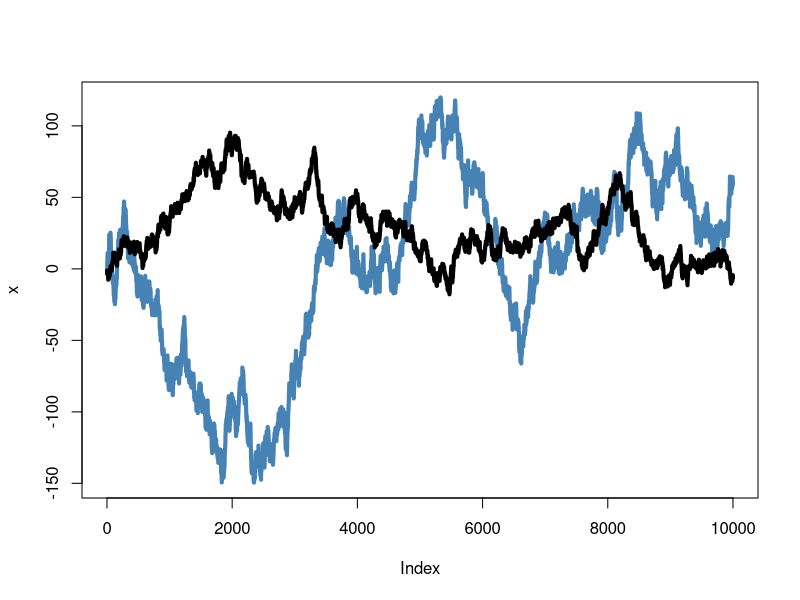
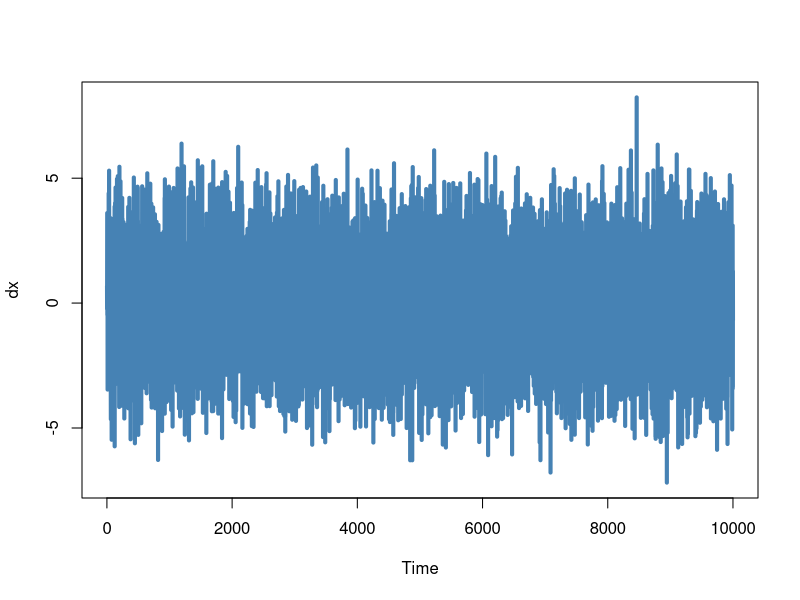

R code for these plots, in order:
x0 <- 0
y0 <- 0

n <- 10000

x <- rep(NaN, n)
y <- rep(NaN, n)

x[1] <- x0 + rnorm(1,mean = 0, sd = 2)


epsy <- rnorm(n, mean = 0, sd = 1)
y[1] <- y0 + epsy[1]

for(t in 2:n){
  x[t] <- x[t-1] + rnorm(1,0,2)
}

for(t in 2:n){
  y[t] <- y[t-1] + epsy[t]
}

#two random walks
plot(x, type = 'l', col = 'steelblue', lwd = 4 )
lines(y, type='l', col = 'black', lwd = 4)

##they have nothing to do with each other but we still regress, coeff are high and signif
spurious_reg <- lm(y~x); summary(spurious_reg) 
spurious_reg2 <- lm(x~y); summary(spurious_reg2)

library(urca) #for secgen testing
#ers - Elliott Rothenburg Test
#Null hypothesis: series non-stationary! One-sided test. 
summary(ur.ers(x))
#test statistic is greater than critical values -> can not reject H0 at 10/5/1 pct level

#Null hypothesis: series stationary
#Kwiatkowski PSS
summary(ur.kpss(x))
#test statistic is larger than all critical values -> reject H0, process is stationary

library(xts)
library(lmtest)

x <- as.ts(x) #define x as timeseries
dx <- diff(x) #take the first difference, change in x
plot(dx, type='l', col='steelblue', lwd=4) # this is how stationary processes should look like (eg white noise)
y <- as.ts(y)
dy <- diff(y)

#Test Granger causality in both directions.
#grangertest(grangervariable, dep. var, order)
#Null hypothesis: Granger non-causality.
grangertest(x,y, order = 1) #specify order=1 because we created AR1 process
#Model 1 including xt, model 2 without. 
#test result is not statistically signif -> cannot reject H0.
grangertest(y,x, order = 1)
